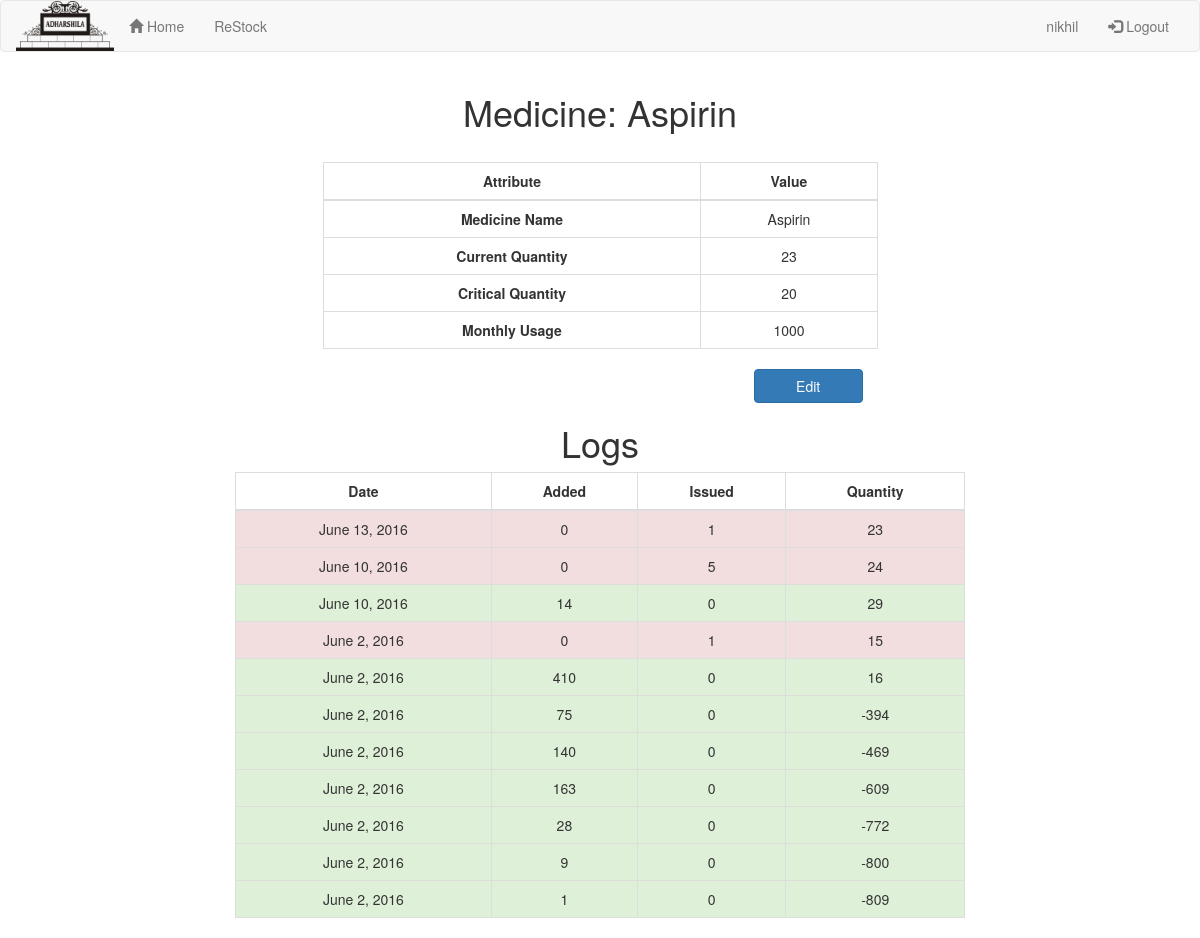
Before: /medicine/1 (signed in) with the older database file.
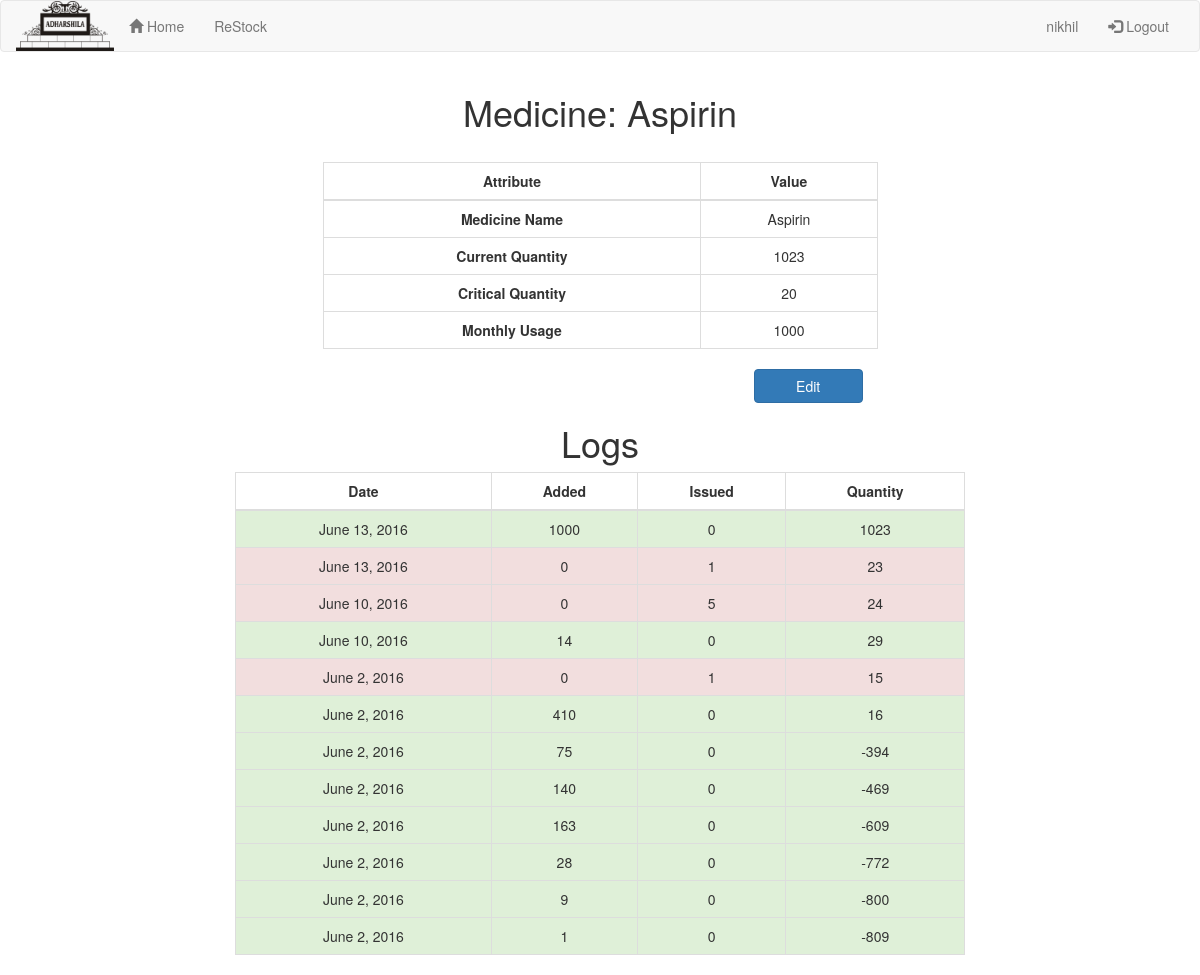
After: the same page with the newer database file.
### myapp/models.py (models this page shows, shortened)
class Medicine(models.Model):
	name = models.CharField(max_length=200)
	quantity = models.IntegerField(default=0)
	critical_quantity = models.IntegerField(default=10)
	monthly_usage = models.IntegerField(default=1000)

### myapp/views.py (the view)
# urls.py: url(r'^medicine/(?P<medicine_id>[0-9]+)',views.view_medicine,name='view_medicine'),
def view_medicine(request,medicine_id):
	if not request.user.is_authenticated():
		return HttpResponseRedirect("login")
	m = Medicine.objects.get(pk=medicine_id)
	l = sorted(m.log_set.all(), key=lambda x: x.date, reverse=True)
	ldate = []
	l_add = []
	l_sub = []
	l_qnt = []
	l_tag = []
	q = m.quantity
	for i in l:
		if i.quantity_change != 0:
			ldate.append(i.date.date())
			l_add.append(max(0,i.quantity_change))
			l_sub.append(-min(0,i.quantity_change))
			l_qnt.append(q)
			if i.quantity_change < 0:
				l_tag.append("danger")
			else:
				l_tag.append("success")
			q -= i.quantity_change
	l = zip(l_tag,ldate,l_add,l_sub,l_qnt)
	context = {'medicine':m, 'logs':l}
	return render(request,'medicine.html',context)

### myapp/templates/medicine.html (shortened to what this page needs)
{% extends "base.html" %}
{% block content %}
	<div class="container">
		<h1 align="center">Medicine: {{ medicine.name }}</h1>
		<br>
		<div class="row">
			<div class="col-md-6 col-md-offset-3">
				<table class="table table-bordered table-hover">
					<thead>
						<th>Attribute</th>
						<th>Value</th>
					</thead>
					<tbody>
						<tr>
							<td><strong>Medicine Name</strong></td>
							<td>{{ medicine.name }}</td>
						</tr>
						<tr>
							<td><strong>Current Quantity</strong></td>
							<td>{{ medicine.quantity }}</td>
						</tr>
						<tr>
							<td><strong>Critical Quantity</strong></td>
							<td>{{ medicine.critical_quantity }}</td>
						</tr>
						<tr>
							<td><strong>Monthly Usage</strong></td>
							<td>{{ medicine.monthly_usage }}</td>
						</tr>
					</tbody>
				</table>
				<div class="col-md-3 col-md-offset-9">
					<a href="edit_medicine/{{ medicine.id }}" class="btn btn-primary center-block">Edit</a>
				</div>
			</div>
		</div>
		<h1 align="center">Logs</h2>
		{% if logs %}
			<div class="col-md-8 col-md-offset-2">
			<table class="table table-bordered table-hover">
				<thead>
					<th>Date</th>
					<th>Added</th>
					<th>Issued</th>
					<th>Quantity</th>
				</thead>
				<tbody>
					{% for t,d,a,s,q in logs %}
						<tr class="{{ t }}">
							<td>{{ d }}</td>
							<td>{{ a }}</td>
							<td>{{ s }}</td>
							<td>{{ q }}</td>
						</tr>
					{% endfor %}
				</tbody>
			</table>
			</div>
		{% else %}
			<h2 align="center">No logs for this medicine!</h2>
		{% endif %}
	</div>
{% endblock %}

Changed rows visible on the page:
changed Medicine "Aspirin": quantity "23" → "1023"
Other visible differences:
new list line: "June 13, 2016 1000 0 1023"
